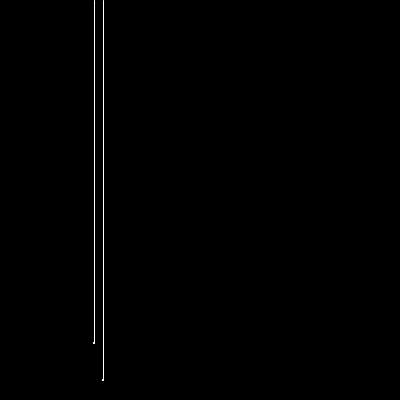
Frame 1 (no input)
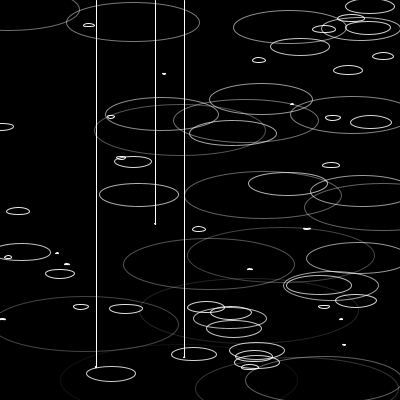
Frame 60 (the mouse pressed at the canvas centre just before this capture)
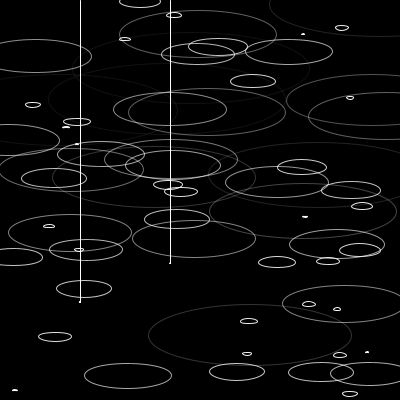
Frame 120 (the mouse held since frame 60 and released just before this capture)

The Processing sketch that drew these frames (run headless with seeded random() and noise(); from frame 60 on, the mouse is pressed at the canvas centre):

// Processing sketch: processing_2026
// ── processing_2026.pde


goutte[] gouttes = new goutte[0];




void setup(){
  size(400,400);
  background(0);
  stroke(255);noFill();
}


void draw(){
  background(0);
  int n = int(random(1,4));
  for(int a=0;a<n;a++){
  new goutte();
  }
  for(int a=0; a<gouttes.length;a++){
    gouttes[a].dessine();
  }
  while (gouttes[0].l>245){
     gouttes = (goutte[]) subset(gouttes, 1);
  }
}


class goutte{
  int x, y;float l;
  goutte(){
    x = floor(random(width));
    y = floor(random(height));
    l=0;
    line(x,0,x,y);
    gouttes = (goutte[]) append(gouttes, this);
  }
  void dessine(){
    l+=1; l*=1.08;
    stroke(255,  (255-l));
    ellipse(x,y, l, l*0.3);
  }
  
}
